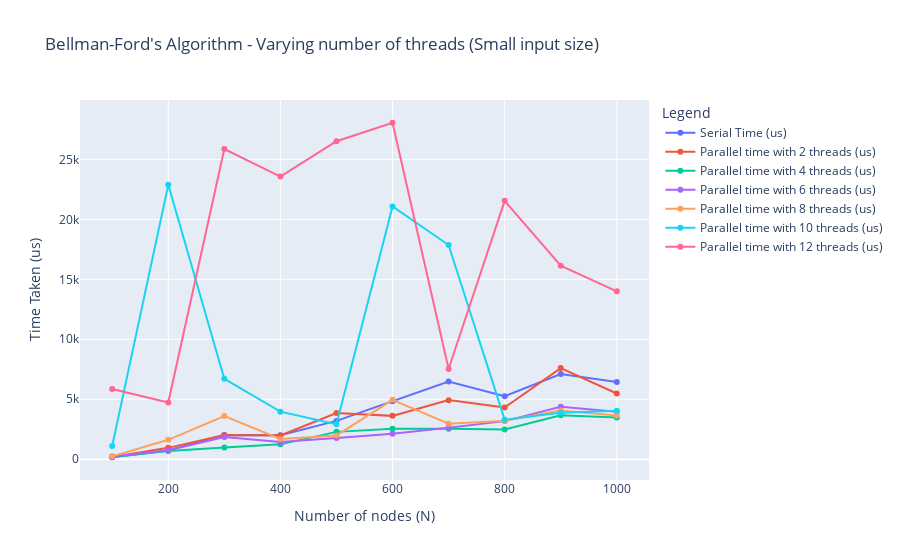

Notebook cell for this chart:
### Code cell
bellman_ford_small_fig = plot_graph("bellman_ford_time_small.csv", "Bellman-Ford's Algorithm", False)
bellman_ford_small_fig.show()

### Figure 1 — Plotly figure (JSON) as saved in the notebook; plotly's stock layout.template omitted (floating-point values rounded to 4 significant figures)
{"data": [{"hovertemplate": "Legend=Serial Time (us)<br>Number of nodes (N)=%{x}<br>Time Taken (us)=%{y}<extra></extra>", "legendgroup": "Serial Time (us)", "line": {"color": "#636efa", "dash": "solid"}, "marker": {"symbol": "circle"}, "mode": "markers+lines", "name": "Serial Time (us)", "orientation": "v", "showlegend": true, "type": "scatter", "x": [100, 200, 300, 400, 500, 600, 700, 800, 900, 1000], "xaxis": "x", "y": [162, 727, 2010, 1993, 3194, 4830, 6482, 5259, 7096, 6444], "yaxis": "y"}, {"hovertemplate": "Legend=Parallel time with 2 threads (us)<br>Number of nodes (N)=%{x}<br>Time Taken (us)=%{y}<extra></extra>", "legendgroup": "Parallel time with 2 threads (us)", "line": {"color": "#EF553B", "dash": "solid"}, "marker": {"symbol": "circle"}, "mode": "markers+lines", "name": "Parallel time with 2 threads (us)", "orientation": "v", "showlegend": true, "type": "scatter", "x": [100, 200, 300, 400, 500, 600, 700, 800, 900, 1000], "xaxis": "x", "y": [190, 945, 2019, 1973, 3850, 3613, 4926, 4312, 7596, 5478], "yaxis": "y"}, {"hovertemplate": "Legend=Parallel time with 4 threads (us)<br>Number of nodes (N)=%{x}<br>Time Taken (us)=%{y}<extra></extra>", "legendgroup": "Parallel time with 4 threads (us)", "line": {"color": "#00cc96", "dash": "solid"}, "marker": {"symbol": "circle"}, "mode": "markers+lines", "name": "Parallel time with 4 threads (us)", "orientation": "v", "showlegend": true, "type": "scatter", "x": [100, 200, 300, 400, 500, 600, 700, 800, 900, 1000], "xaxis": "x", "y": [175, 690, 965, 1237, 2279, 2538, 2539, 2486, 3666, 3483], "yaxis": "y"}, {"hovertemplate": "Legend=Parallel time with 6 threads (us)<br>Number of nodes (N)=%{x}<br>Time Taken (us)=%{y}<extra></extra>", "legendgroup": "Parallel time with 6 threads (us)", "line": {"color": "#ab63fa", "dash": "solid"}, "marker": {"symbol": "circle"}, "mode": "markers+lines", "name": "Parallel time with 6 threads (us)", "orientation": "v", "showlegend": true, "type": "scatter", "x": [100, 200, 300, 400, 500, 600, 700, 800, 900, 1000], "xaxis": "x", "y": [232, 746, 1842, 1440, 1776, 2131, 2627, 3175, 4374, 3958], "yaxis": "y"}, {"hovertemplate": "Legend=Parallel time with 8 threads (us)<br>Number of nodes (N)=%{x}<br>Time Taken (us)=%{y}<extra></extra>", "legendgroup": "Parallel time with 8 threads (us)", "line": {"color": "#FFA15A", "dash": "solid"}, "marker": {"symbol": "circle"}, "mode": "markers+lines", "name": "Parallel time with 8 threads (us)", "orientation": "v", "showlegend": true, "type": "scatter", "x": [100, 200, 300, 400, 500, 600, 700, 800, 900, 1000], "xaxis": "x", "y": [237, 1615, 3593, 1681, 1982, 4951, 2961, 3216, 4054, 3649], "yaxis": "y"}, {"hovertemplate": "Legend=Parallel time with 10 threads (us)<br>Number of nodes (N)=%{x}<br>Time Taken (us)=%{y}<extra></extra>", "legendgroup": "Parallel time with 10 threads (us)", "line": {"color": "#19d3f3", "dash": "solid"}, "marker": {"symbol": "circle"}, "mode": "markers+lines", "name": "Parallel time with 10 threads (us)", "orientation": "v", "showlegend": true, "type": "scatter", "x": [100, 200, 300, 400, 500, 600, 700, 800, 900, 1000], "xaxis": "x", "y": [1105, 22880, 6707, 3965, 2909, 21077, 17862, 3299, 3882, 4038], "yaxis": "y"}, {"hovertemplate": "Legend=Parallel time with 12 threads (us)<br>Number of nodes (N)=%{x}<br>Time Taken (us)=%{y}<extra></extra>", "legendgroup": "Parallel time with 12 threads (us)", "line": {"color": "#FF6692", "dash": "solid"}, "marker": {"symbol": "circle"}, "mode": "markers+lines", "name": "Parallel time with 12 threads (us)", "orientation": "v", "showlegend": true, "type": "scatter", "x": [100, 200, 300, 400, 500, 600, 700, 800, 900, 1000], "xaxis": "x", "y": [5858, 4735, 25867, 23573, 26518, 28058, 7521, 21544, 16131, 13996], "yaxis": "y"}], "layout": {"autosize": true, "legend": {"title": {"text": "Legend"}, "tracegroupgap": 0}, "title": {"text": "Bellman-Ford's Algorithm - Varying number of threads (Small input size)"}, "xaxis": {"anchor": "y", "autorange": true, "domain": [0, 1], "range": [41.73, 1058.0], "title": {"text": "Number of nodes (N)"}, "type": "linear"}, "yaxis": {"anchor": "x", "autorange": true, "domain": [0, 1], "range": [-2140.0, 30360.0], "title": {"text": "Time Taken (us)"}, "type": "linear"}}}
